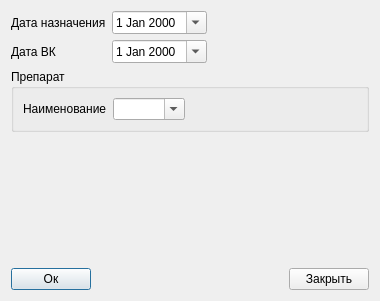
<?xml version="1.0" encoding="UTF-8"?>
<ui version="4.0">
 <class>Dialog_Preparate</class>
 <widget class="QDialog" name="Dialog_Preparate">
  <property name="geometry">
   <rect>
    <x>0</x>
    <y>0</y>
    <width>380</width>
    <height>301</height>
   </rect>
  </property>
  <property name="windowTitle">
   <string>Dialog</string>
  </property>
  <layout class="QGridLayout" name="gridLayout">
   <item row="2" column="0">
    <widget class="QGroupBox" name="groupBox">
     <property name="title">
      <string>Препарат</string>
     </property>
     <layout class="QHBoxLayout" name="horizontalLayout_3">
      <item>
       <widget class="QLabel" name="label_3">
        <property name="text">
         <string>Наименование</string>
        </property>
       </widget>
      </item>
      <item>
       <widget class="QComboBox" name="comboBox_preparate_name">
        <property name="editable">
         <bool>true</bool>
        </property>
       </widget>
      </item>
      <item>
       <spacer name="horizontalSpacer_3">
        <property name="orientation">
         <enum>Qt::Horizontal</enum>
        </property>
        <property name="sizeHint" stdset="0">
         <size>
          <width>40</width>
          <height>20</height>
         </size>
        </property>
       </spacer>
      </item>
     </layout>
    </widget>
   </item>
   <item row="0" column="0">
    <layout class="QGridLayout" name="gridLayout_2">
     <item row="0" column="1">
      <widget class="QDateEdit" name="dateEdit_appointment">
       <property name="calendarPopup">
        <bool>true</bool>
       </property>
      </widget>
     </item>
     <item row="0" column="0">
      <widget class="QLabel" name="label">
       <property name="text">
        <string>Дата назначения</string>
       </property>
      </widget>
     </item>
     <item row="0" column="2">
      <spacer name="horizontalSpacer_2">
       <property name="orientation">
        <enum>Qt::Horizontal</enum>
       </property>
       <property name="sizeHint" stdset="0">
        <size>
         <width>40</width>
         <height>20</height>
        </size>
       </property>
      </spacer>
     </item>
     <item row="1" column="0">
      <widget class="QLabel" name="label_2">
       <property name="text">
        <string>Дата ВК</string>
       </property>
      </widget>
     </item>
     <item row="1" column="1">
      <widget class="QDateEdit" name="dateEdit_vk">
       <property name="calendarPopup">
        <bool>true</bool>
       </property>
      </widget>
     </item>
    </layout>
   </item>
   <item row="3" column="0">
    <spacer name="verticalSpacer">
     <property name="orientation">
      <enum>Qt::Vertical</enum>
     </property>
     <property name="sizeHint" stdset="0">
      <size>
       <width>20</width>
       <height>40</height>
      </size>
     </property>
    </spacer>
   </item>
   <item row="4" column="0">
    <layout class="QHBoxLayout" name="horizontalLayout">
     <item>
      <widget class="QPushButton" name="pushButton_ok">
       <property name="text">
        <string>Ок</string>
       </property>
      </widget>
     </item>
     <item>
      <spacer name="horizontalSpacer">
       <property name="orientation">
        <enum>Qt::Horizontal</enum>
       </property>
       <property name="sizeHint" stdset="0">
        <size>
         <width>40</width>
         <height>20</height>
        </size>
       </property>
      </spacer>
     </item>
     <item>
      <widget class="QPushButton" name="pushButton_cancel">
       <property name="text">
        <string>Закрыть</string>
       </property>
      </widget>
     </item>
    </layout>
   </item>
  </layout>
 </widget>
 <resources/>
 <connections/>
</ui>
